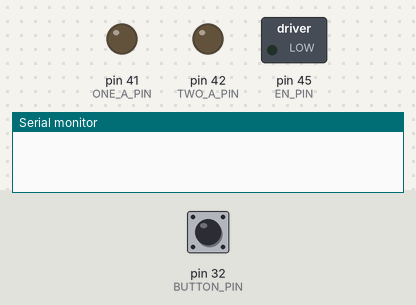
The sketch below on a simulated Arduino Mega 2560, built with avr-gcc and run on an emulated ATmega2560. Shown: switched loads named in the sketch (green lamp = pin HIGH), output pins drawn as LEDs (lit = HIGH), the last lines printed to the serial monitor. The test bench sets the inputs (shaded band); at power-on: pin 32 (BUTTON_PIN) LOW.

Above: at 1.2 s.
1.3 s: pin 32 (BUTTON_PIN) pulled HIGH for 0.15 s
At 2.8 s:
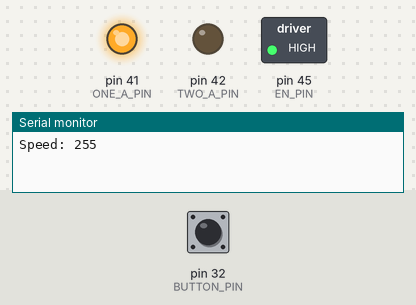
At 6.3 s:
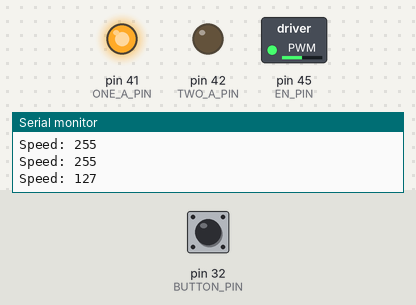
10.4 s: pin 32 (BUTTON_PIN) pulled HIGH for 1 s
At 13.3 s:
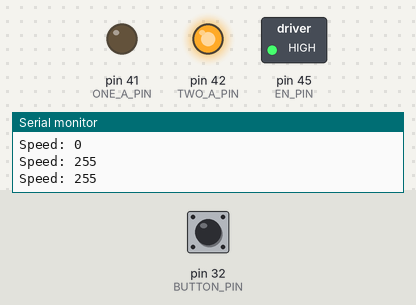
Timing chart, 0 to 19.9 s (numbered marks = the images above; inputs shaded):
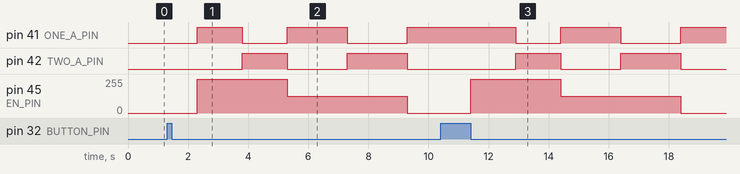

Measured:
- after the input at 1.3 s, pin 41 (ONE_A_PIN): goes HIGH 1.5 s, LOW 1.5 s, HIGH 2.0 s, LOW 2.0 s, then HIGH, starting after 1.0 s; pin 42 (TWO_A_PIN): LOW → HIGH after 2.5 s, → LOW 1.5 s later, → HIGH 2.0 s later, → LOW 2.0 s later; pin 45 (EN_PIN): 0/255 → 255/255 after 1.0 s, → 127/255 3.0 s later, → 0/255 4.0 s later
- after the input at 10.4 s, pin 41 (ONE_A_PIN): HIGH → LOW after 2.5 s, → HIGH 1.5 s later, → LOW 2.0 s later, → HIGH 2.0 s later; pin 42 (TWO_A_PIN): LOW → HIGH after 2.5 s, → LOW 1.5 s later, → HIGH 2.0 s later, → LOW 2.0 s later; pin 45 (EN_PIN): 0/255 → 255/255 after 1.0 s, → 127/255 3.0 s later, → 0/255 4.0 s later

The sketch:

ex03a.ino
```cpp
// Caden Churchman
// MNE 615
// Exercise 3

#include "math.h"
#include <Servo.h>
#include "Arduino.h"

// Pin config
const uint8_t ONE_A_PIN = 41;
const uint8_t TWO_A_PIN = 42;
const uint8_t EN_PIN = 45;
const uint8_t BUTTON_PIN = 32;

void setup()
{
    Serial.begin(115200);
}

// Simple button class to make a non-interrupt button easy to use
class Button {
    uint8_t pin_;
    unsigned long lastTime_;
    uint16_t debounce_;
    bool released_;
public:
    Button(uint8_t pin, uint16_t debounce = 250)
        : pin_(pin), debounce_(debounce), lastTime_(0), released_(true)
    {
        pinMode(pin_, INPUT);
    }

    // True if button is validly pressed
    bool check()
    {
        int result = digitalRead(pin_);
        if (released_ && result && millis() - lastTime_ > debounce_) {
            lastTime_ = millis();
            released_ = false;
            return true;
        }
        released_ = result == LOW;
        return false;
    }
};

// Controls a motor with two direction pins
class Motor {
    uint8_t p1_;
    uint8_t p2_;
    uint8_t en_;
public:
    Motor(uint8_t p1, uint8_t p2, uint8_t en)
        : p1_(p1), p2_(p2), en_(en)
    {
        pinMode(p1_, OUTPUT);
        pinMode(p2_, OUTPUT);
        pinMode(en_, OUTPUT);
    }

    // set dir
    void setForward()
    {
        digitalWrite(p1_, HIGH);
        digitalWrite(p2_, LOW);
    }

    // set dir
    void setBackward()
    {
        digitalWrite(p1_, LOW);
        digitalWrite(p2_, HIGH);
    }

    // set speed based on float
    void setSpeed(float speed)
    {
        uint8_t set = (abs(speed) * 255);
        Serial.print("Speed: ");
        Serial.println(set);
        if (speed < 0) {
            setBackward();
        } else {
            setForward();
        }

        analogWrite(en_, set);
    }
};

uint32_t time = millis();
uint32_t interval = 250;
double r = 0;

Motor m(ONE_A_PIN, TWO_A_PIN, EN_PIN);

Button b(BUTTON_PIN);

void loop()
{
    // Check button, and delay 250ms
    if (b.check() && millis() - time > interval) {
        // Set motor speeds according to assignment
        delay(1000);
        m.setSpeed(1);
        delay(1500);
        m.setSpeed(-1);
        delay(1500);
        m.setSpeed(0.5);
        delay(2000);
        m.setSpeed(-0.5);
        delay(2000);
        m.setSpeed(0);
        time += interval;
    }
}
```
